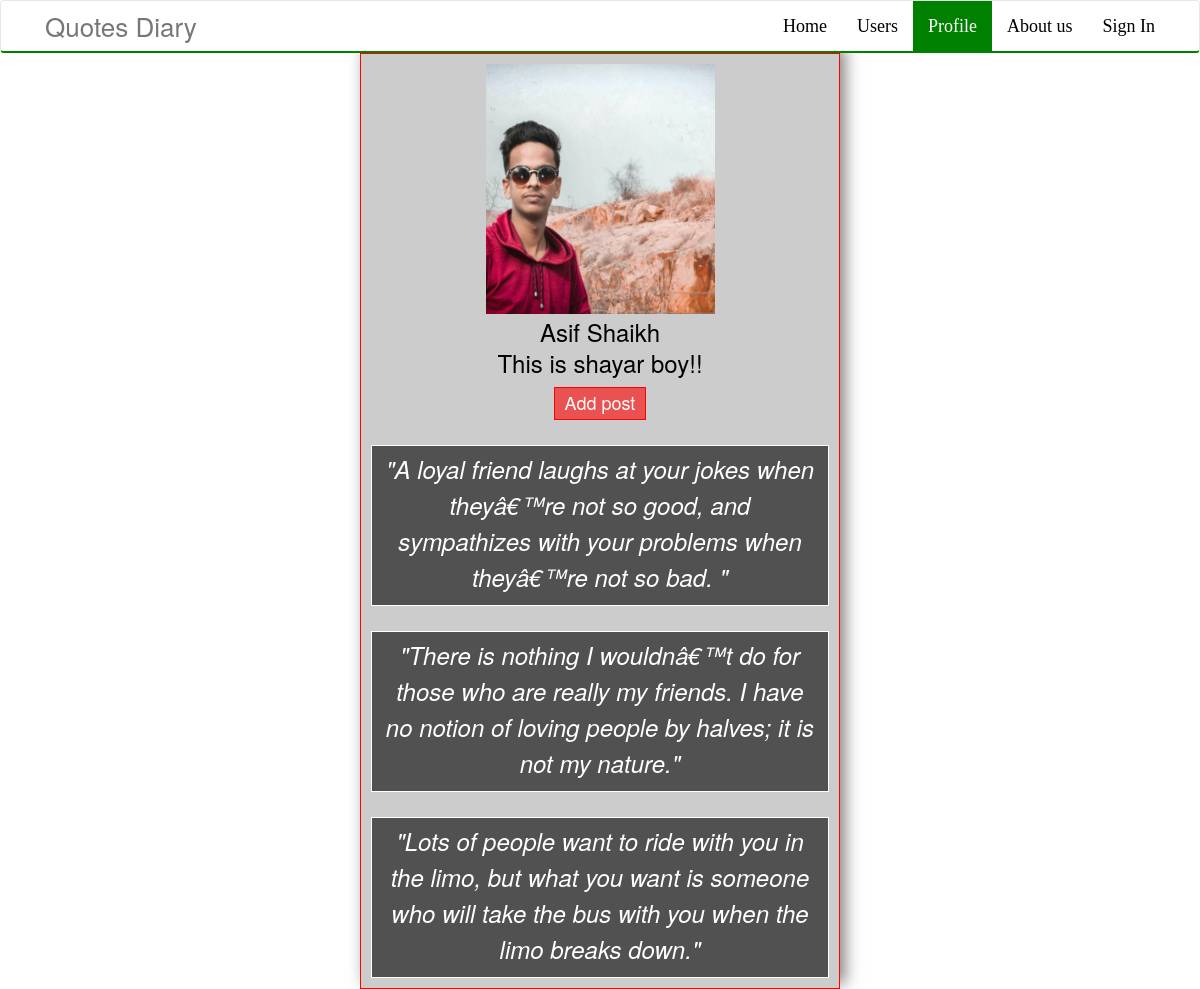
The app's page /profile.php (signed in) with its own data.
### tables this page shows
CREATE TABLE IF NOT EXISTS `posts` (
  `id` int(11) NOT NULL AUTO_INCREMENT,
  `user_name` varchar(255) NOT NULL,
  `name` varchar(255) NOT NULL,
  `msg` varchar(255) NOT NULL,
  `status` int(255) NOT NULL,
  `likes` int(255) NOT NULL,
  PRIMARY KEY (`id`)
);

### profile.php (the view, shortened to what this page needs)
<?php
    $username = $_SESSION['user_name'];
    include 'connection.php';
?>
<!DOCTYPE html>
<html lang="en">
<head>
    <link rel="stylesheet" href="https://cdnjs.cloudflare.com/ajax/libs/font-awesome/4.7.0/css/font-awesome.min.css">
    <link href="https://stackpath.bootstrapcdn.com/font-awesome/4.7.0/css/font-awesome.min.css" rel="stylesheet">
    <link rel="stylesheet" href="https://stackpath.bootstrapcdn.com/font-awesome/4.7.0/css/font-awesome.min.css">
    <link rel="stylesheet" href="https://maxcdn.bootstrapcdn.com/bootstrap/3.4.1/css/bootstrap.min.css">
    <link rel="stylesheet" href="assests/css/custom1.css">
</head>
<body>
    <section id="menu-area">
        <nav class="navbar navbar-default" role="navigation">
            <div class="container">
                <div class="row">
                    <div class="col-lg-12">
                        <div class="navbar-header">
                            <a class="navbar-brand" href="index.php">Quotes Diary</a>
                        </div>
                        <div id="navbar" class="navbar-collapse collapse">
                            <ul id="top-menu" class="nav navbar-nav  navbar-right main-nav non-radius-menu">
                                <li><a href="index.php">Home</a></li>
                                <li><a href="users.php">Users</a></li>
                                <li> <a href="profile.php" class="active">Profile</a> </li>
                                <li><a href="about-us.php">About us</a></li>
                                <li><a href="sign-in.php">Sign In</a></li>
                            </ul>
                        </div>
                    </div>
                </div>
            </div>
        </nav>
    </section>
    <div class="profile-display">
        <div class="containers">
            <div class="display-area">
                <div class="img-container">
                    <img src='upload-images/<?php echo $_SESSION['profile_img']; ?>' alt=''>
                </div>
                <div class="text-container">
                    <h3 class="text-center"><?php echo $_SESSION['name']; ?></h3>
                    <h3><?php echo $_SESSION['tag_line']; ?></h3>
                </div>
                <form action="" method="POST">
                    <button type="submit" name="add_post">Add post</button>
                </form>
                <div class="display-posts">
                <?php
                    $select_posts = "
                        SELECT * FROM posts
                        WHERE user_name='$username'
                        ORDER BY id DESC;
                    ";
                    $result_posts = mysqli_query($connection,$select_posts);
                    $result_posts_num = mysqli_num_rows($result_posts);
                    $output = '';
                    if($result_posts_num > 0){
                        while($row = mysqli_fetch_array($result_posts)){
                            $output .= '
                                <div class="post-card">
                                    <div class="quotes">
                                        <h3><i>"'.$row['msg'].'"</i></h3>
                                    </div>
                                </div>
                            ';
                        }
                        echo $output;
                    }
                ?>
                </div>
            </div>
        </div>
    </div>
</body>
</html>

### assests/css/custom1.css (style rules this page uses)
:root { --menu-bg: #fff; --navbar-color: #fff; --navbar-bg: #000; --navbar-hover-bg: green; --navigation-bottom-border: green; --active-nav-item-color: #fff; --background-color: rgba(255,255,255,1); --first-layer: #ccc; --second-layer: rgba(0,0,0,0.6); }
body { margin: 0; }
#menu-area, .navbar-default { background: var(--menu-bg) !important; margin-bottom: 0px; }
.navbar-default { border-bottom: 2px solid var(--navigation-bottom-border); }
.navbar-brand { font-size: 26px !important; margin: 0px !important; }
.non-radius-menu li a { font-size: 18px !important; color: black !important; font-family: Georgia, 'Times New Roman', Times, serif; transition: 0.8s; }
.non-radius-menu li .active { background-color: var(--navbar-hover-bg) !important; color: var(--active-nav-item-color) !important; }
.img-container { width: 100%; height: 250px; }
.img-container > img { height: 100%; width: 100%; }
.profile-display { width: 100%; background-color: var(--background-color); margin: 0px !important; }
.profile-display > .containers > .display-area { width: 40%; margin: auto; background-color: var(--first-layer); color: #fff; padding: 10px; border: 1px solid red; box-shadow: 5px -5px 15px rgba(134, 126, 126, 1); }
.display-area > .profile > .img-container, .display-area > .profile > .text-container, .display-area > .img-container, .display-area > .text-container { width: 50%; margin: auto; color: #000; }
.display-area > .display-posts > .post-card { height: 100%; border: 1px solid black; align-items: center; vertical-align: middle !important; margin-top: 25px; padding: 0px 10px; border: 1px solid #fff; background-color: var(--second-layer); }
.display-area > .display-posts > .post-card > .quotes { text-align: center; align-items: center; height: 80%; vertical-align: middle !important; }
.quotes > h3 { margin-top: 5px !important; text-align: center; height: 100%; line-height: 1.5; display: inline-block; vertical-align: middle !important; }
.display-area > .text-container > h3 { text-align: center; font-size: 24px; margin: 5px 0 0 0; }
.display-area > form > button { width: 20%; margin-top: 10px; margin-left: 40%; height: 33px; font-size: 18px; cursor: pointer; border: 1px solid red; background: rgba(255,0,0,0.6); }

### records on screen
posts: msg "A loyal friend laughs at your jokes when theyâ€™re not so good, and sympathizes with your problems when theyâ€™re not so bad."
posts: msg "There is nothing I wouldnâ€™t do for those who are really my friends. I have no notion of loving people by halves; it is not my nature."
posts: msg "Lots of people want to ride with you in the limo, but what you want is someone who will take the bus with you when the limo breaks down."

### other values on screen
$_SESSION['name'] "Asif Shaikh"
$_SESSION['tag_line'] "This is shayar boy!!"
